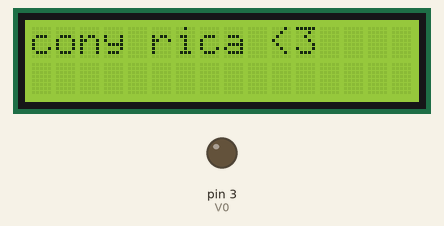
Recording of a sketch running on a simulated Arduino Uno, built with avr-gcc and run on an emulated ATmega328P. On the bench: 16×2 character LCD, output pins drawn as LEDs (lit = HIGH). What the sketch prints to the serial monitor is not drawn.

Above: at 0.16 s.
At 10.07 s:
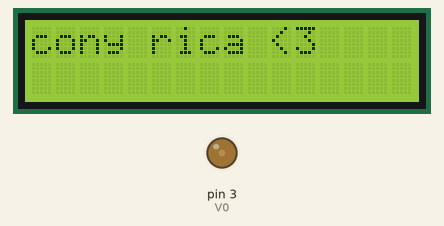
At 19.99 s:
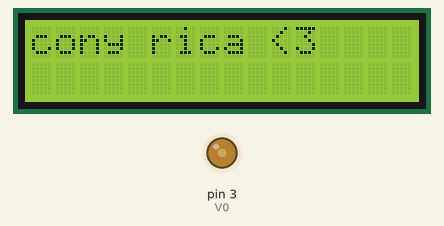
At 39.82 s:
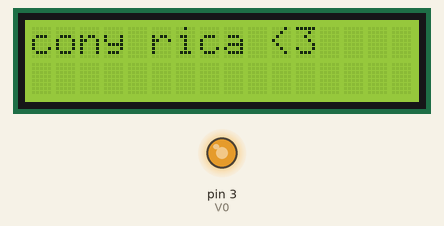
Timing chart, 0 to 40.0 s (numbered marks = the images above):
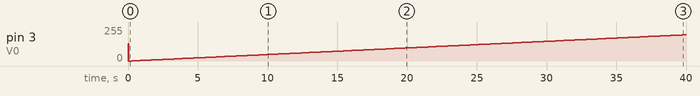

The sketch:

LCD_sin_interfaz.ino
```cpp
#include <LiquidCrystal.h>

int RS=4;
int E=5;
int D4=6;
int D5=7;
int D6=8;
int D7=9;
int V0=3;

LiquidCrystal lcd (RS, E, D4, D5, D6, D7);


void setup() {
  analogWrite(V0,130);
  Serial.begin(9600);
  lcd.begin(16,2);
  lcd.setCursor(0,0);
  lcd.write("p");
}

void loop() {

  int i;
  for(i=0;i<=255;i++){
    analogWrite(V0,i);
    //lcd.begin(16,2);
    lcd.setCursor(0,0);
    lcd.print("cony rica <3 ");


    //mostrar parametros en pantalla
    Serial.println("--------------------------");
    Serial.print("prueba de pwn: ");
    Serial.println(i);
    delay(200);

  }

}
```

Measured:
- by itself, pin 3 (V0): 130/255 → 0/255 at 0.06 s, → 1/255 0.20 s later, → 2/255 0.20 s later, → 3/255 0.20 s later, … (198 changes in this stretch)
